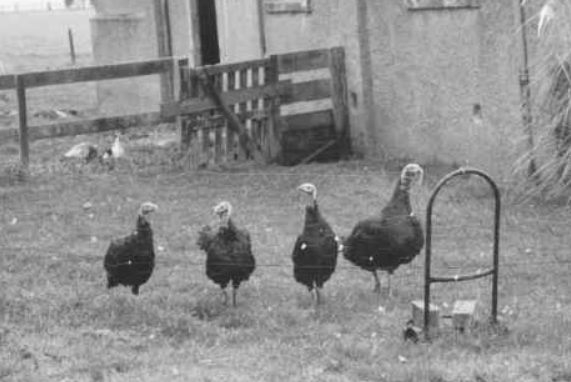
#> input picture Experiments/Birds/image.png, 571 x 382 px
$ python code.py   (older library calls are emulated)
#> lines starting #> are read from the running program, lines starting #| are printed output that depends on the picture; after the words box and inside, x2 and y2 are one past the last pixel; in counts of white or black regions, pixels touching at a corner belong together
import cv2
import numpy as np

kernel=np.array([[1, 1], [1, 1]]).astype("uint8")
image=cv2.imread('image.png')
#> image is the input picture: shape (382, 571, 3); mean B, G, R 143, 143, 143
value=cv2.cvtColor(image, cv2.COLOR_BGR2GRAY)
image=cv2.cvtColor(image, cv2.COLOR_BGR2GRAY)
m=len(image)
#> m = 382
n=len(image[0])
#> n = 571
for i in range(m):
    for j in range(n):
        image[i][j]=255-image[i][j]
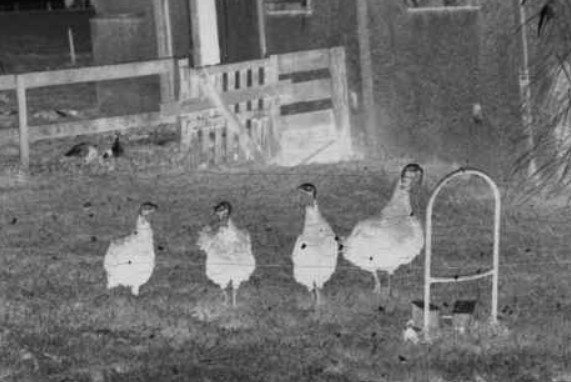
#> image: shape (382, 571); min 4, max 223, mean 112
for i in range(m):
    for j in range(n):
        if image[i][j]>115:
            image[i][j]=255
        else:
            image[i][j]=0
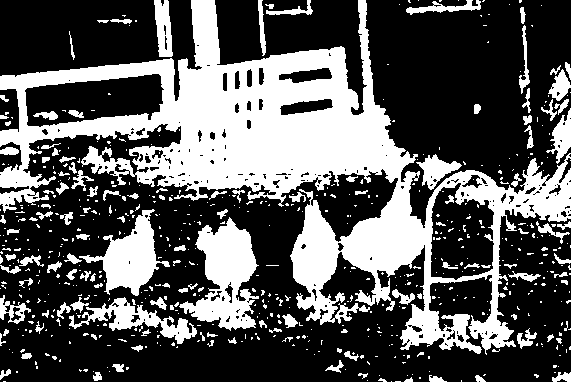
#> image: shape (382, 571); 35% white; 636 white regions (508 under 20 px), largest, box (x1, y1, x2, y2) and area: (0, 0, 571, 355) 54015, (179, 217, 259, 331) 4690, (79, 209, 170, 296) 3031
image=cv2.erode(image, kernel, iterations=6)
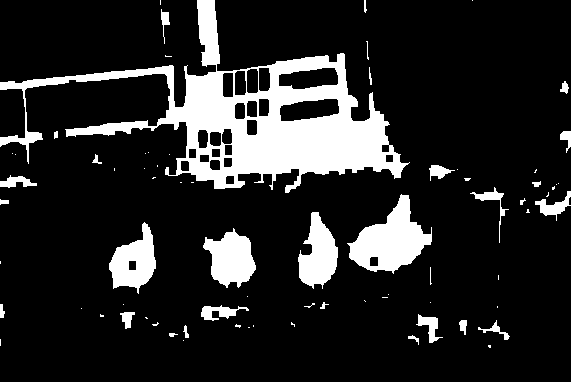
#> image: shape (382, 571); 15.1% white; 74 white regions (44 under 20 px), largest, box (x1, y1, x2, y2) and area: (0, 0, 410, 193) 20692, (347, 194, 432, 274) 3380, (203, 228, 256, 288) 1985
cv2.imwrite('binary.png', image)
(number, label, values, centroid)=cv2.connectedComponentsWithStats(image, 4, cv2.CV_32S)
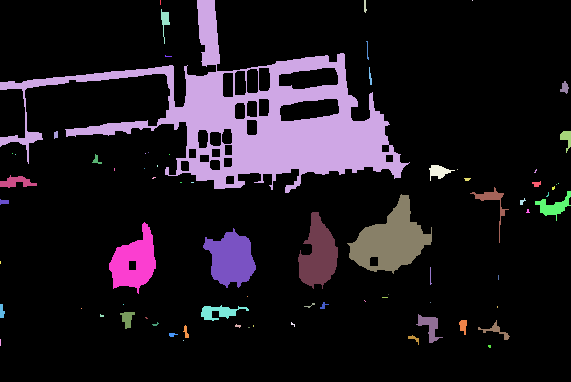
#> label: shape (382, 571) int32; 75 distinct labels, from 0 to 74; one colour per label, 0 black
#> number = 75; values = 75 rows, first 6: [0, 0, 571, 382, 185179], [160, 0, 1, 5, 5], [0, 0, 410, 193, 20692], [364, 0, 3, 13, 27], [472, 0, 1, 1, 1], [161, 9, 9, 35, 124]; centroid = 75 pairs, first value 0 to 566, second value 0 to 345.9
for i in range(1, number):
    if i==36 or i==40 or i==41 or i==42:
        component=(label==i).astype("uint8")
        component=cv2.dilate(component, kernel, iterations=6)
        cv2.imwrite('binary'+str(i)+'.png', component*value)
